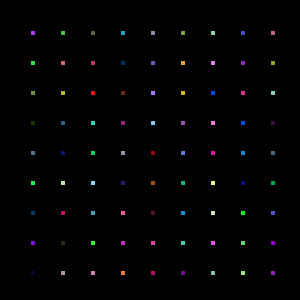
Frame 1 (no input)
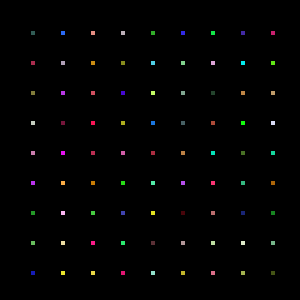
Frame 60 (the mouse pressed at the canvas centre just before this capture)
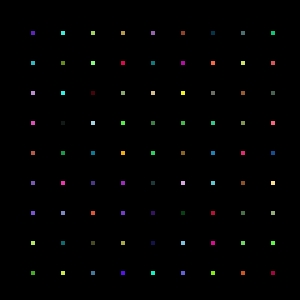
Frame 120 (the mouse held since frame 60 and released just before this capture)

The Processing sketch that drew these frames (run headless with seeded random() and noise(); from frame 60 on, the mouse is pressed at the canvas centre):

// Processing sketch: processing_63399
// ── processing_63399.pde

void setup() {
  size (300, 300);
  background (0);
  fill (0);
  smooth ();
  
}

void draw() {
  for (float x = 30; x <= width; x= x+30) {
    for (float y = 30; y <= height; y= y+30) {
    fill (random (255), random (255), random (255));
    quad (x, y, x+5, y, x+5, y+5, x, y+5);
   }
  }
}
